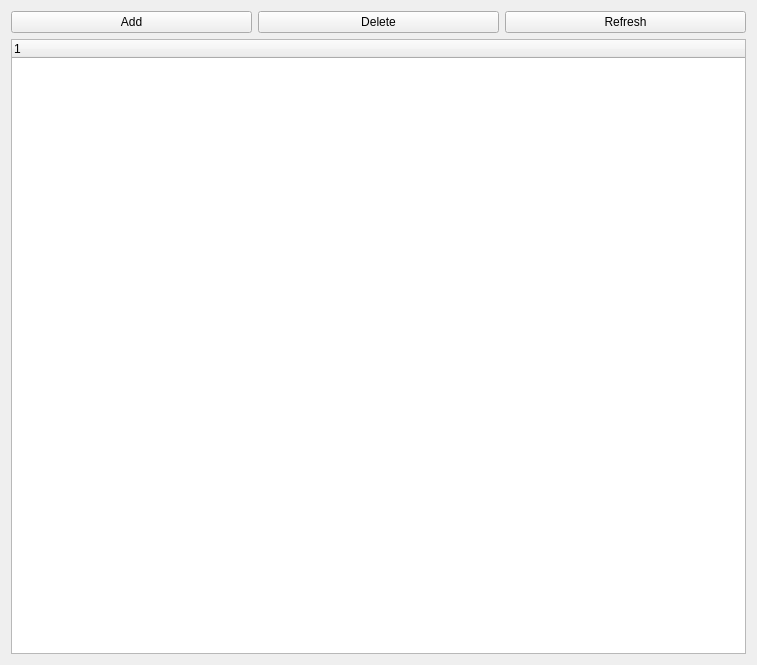
<?xml version="1.0" encoding="UTF-8"?>
<ui version="4.0">
 <class>cObjectsTreeWidget</class>
 <widget class="QWidget" name="cObjectsTreeWidget">
  <property name="geometry">
   <rect>
    <x>0</x>
    <y>0</y>
    <width>757</width>
    <height>665</height>
   </rect>
  </property>
  <property name="windowTitle">
   <string>Form</string>
  </property>
  <layout class="QVBoxLayout" name="verticalLayout">
   <item>
    <layout class="QHBoxLayout" name="horizontalLayout">
     <item>
      <widget class="QPushButton" name="pushButton_add">
       <property name="text">
        <string>Add</string>
       </property>
      </widget>
     </item>
     <item>
      <widget class="QPushButton" name="pushButton_delete">
       <property name="text">
        <string>Delete</string>
       </property>
      </widget>
     </item>
     <item>
      <widget class="QPushButton" name="pushButton_refresh">
       <property name="text">
        <string>Refresh</string>
       </property>
      </widget>
     </item>
    </layout>
   </item>
   <item>
    <widget class="QTreeWidget" name="treeWidget_objects">
     <column>
      <property name="text">
       <string notr="true">1</string>
      </property>
     </column>
    </widget>
   </item>
  </layout>
 </widget>
 <resources/>
 <connections/>
</ui>
